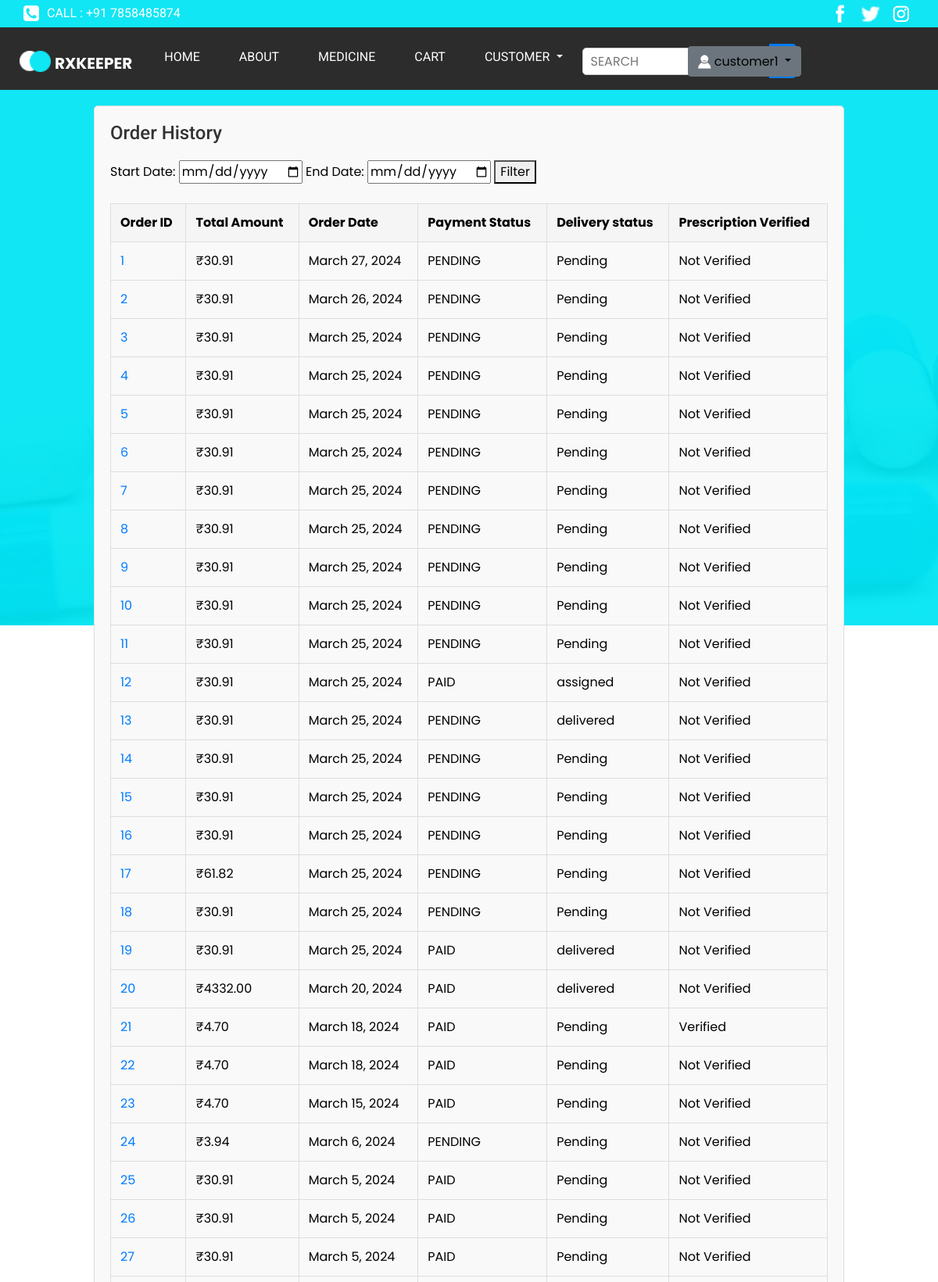
/main_project/order_history/ (signed in, upper part), run on the app's committed database.
### logi/models.py (models this page shows)
class User(AbstractUser):
   is_customer= models.BooleanField(default=False)
   is_employee= models.BooleanField(default=False)
   is_delivery_person = models.BooleanField(default=False)
   name=models.CharField(max_length=50)

### main_project/models.py (models this page shows, shortened)
class Order(models.Model):
    user = models.ForeignKey(User, on_delete=models.CASCADE)  # Use the custom user model
    medicines = models.ManyToManyField('logi.Medicine', through='OrderItem')
    total_amount = models.DecimalField(max_digits=10, decimal_places=2)
    razorpay_order_id = models.CharField(max_length=255)
    payment_status = models.CharField(max_length=50, default='PENDING')  # 'PENDING', 'PAID', 'FAILED', etc.
    order_date=models.DateField(auto_now_add=True)
    delivery_date=models.DateField(null=True)
    prescription = models.ForeignKey('logi.Prescription', on_delete=models.SET_NULL, null=True, blank=True)
    assigned_delivery_person = models.ForeignKey('logi.DeliveryPerson', on_delete=models.SET_NULL, null=True, blank=True)
    is_delivery_person = models.BooleanField(default=False)

class Delivery(models.Model):
    order_id = models.CharField(max_length=100)
    status = models.CharField(max_length=50)
    delivery_person = models.ForeignKey('logi.DeliveryPerson', on_delete=models.CASCADE)

### main_project/views.py (the view)
# urls.py: path('order_history/', views.customer_order_history, name='customer_order_history'),
@login_required
def customer_order_history(request):
    start_date_param = request.GET.get('start_date')
    end_date_param = request.GET.get('end_date')
    if start_date_param and end_date_param:
        try:
            start_date = datetime.strptime(start_date_param, '%Y-%m-%d')
            end_date = datetime.strptime(end_date_param, '%Y-%m-%d') + timedelta(days=1)
        except ValueError:
            return HttpResponseBadRequest("Invalid date format. Please use 'YYYY-MM-DD'.")
        orders = Order.objects.filter(
            user=request.user,
            order_date__range=(start_date, end_date)
        ).order_by('-id')
    else:
        orders = Order.objects.filter(
            user=request.user
        ).order_by('-id')
    for order in orders:
        deliveries = Delivery.objects.filter(order_id=order.id)
        order.deliveries = deliveries  # Assign deliveries to the order object
    return render(request, 'customer_order_history.html', {
        'orders': orders,
        'start_date_param': start_date_param,
        'end_date_param': end_date_param,
    })

### template/customer_order_history.html (shortened to what this page needs)
{% extends 'base.html' %}
{% block content %}
<div class="container-7">
  <h2 class="order-history-heading">Order History</h2>
<form method="get" class="date-range-filter">
  <label for="start_date">Start Date:</label>
  <input type="date" name="start_date" id="start_date">
  <label for="end_date">End Date:</label>
  <input type="date" name="end_date" id="end_date">
  <button type="submit">Filter</button>
</form>
  <table>
    <thead>
      <tr>
        <th>Order ID</th>
        <th>Total Amount</th>
        <th>Order Date</th>
        <th>Payment Status</th>
        <th>Delivery status</th>
        <th>Prescription Verified</th>
      </tr>
    </thead>
    <tbody>
      {% for order in orders %}
      <tr>
        <td><a href="{% url 'track_order' order_id=order.id %}">{{ forloop.counter }}</a></td>
        <td>₹{{ order.total_amount }}</td>
        <td>{{ order.order_date }}</td>
        <td>{{ order.payment_status }}</td>
        <td>
          {% if order.deliveries %}
            {% for delivery in order.deliveries %}
              {{ delivery.status }}
            {% endfor %}
          {% else %}
            Pending
          {% endif %}
        </td>
        <td>
            {% if order.prescription.is_verified %}
              Verified
            {% else %}
              Not Verified
            {% endif %}
        </td>
      </tr>
      {% endfor %}
    </tbody>
  </table>
</div>
{% endblock %}

### template/base.html (shortened to what this page needs)
{% load static %}
<!DOCTYPE html>
<html>
<head>
  <link rel="stylesheet" href="https://code.jquery.com/ui/1.12.1/themes/base/jquery-ui.css">
  <link rel="stylesheet" href="https://cdn.jsdelivr.net/npm/bootstrap@4.6.2/dist/css/bootstrap.min.css"
>
  <link rel="stylesheet" href="{% static 'login/fonts/icomoon/style.css' %}">
  <link rel="stylesheet" href="{% static 'login/css/owl.carousel.min.css' %}">
  <link rel="stylesheet" href="{% static 'login/css/bootstrap.min.css' %}">
  <link rel="stylesheet" href="{% static 'login/css/style.css' %}">
  <link rel="stylesheet" type="text/css"
    href="https://cdnjs.cloudflare.com/ajax/libs/OwlCarousel2/2.1.3/assets/owl.carousel.min.css">
  <link rel="stylesheet" href="https://cdnjs.cloudflare.com/ajax/libs/font-awesome/4.7.0/css/font-awesome.min.css">
  <link rel="stylesheet" type="text/css" href="{% static 'css/bootstrap.css' %}">
  <link href="{% static 'css/style.css' %}" rel="stylesheet">
  <link href="{% static 'css/responsive.css' %}" rel="stylesheet">
</head>
<body>
  <div class="hero_area">
    <header class="header_section">
      <div class="container">
        <div class="top_contact-container">
          <div class="tel_container">
            <a href="">
              <img src="{% static '../static/images/telephone-symbol-button.png' %}" alt=""> Call : +91 7858485874
            </a>
          </div>
          <div class="social-container">
            <a href="">
              <img src="{% static '../static/images/fb.png' %}" alt="" class="s-1">
            </a>
            <a href="">
              <img src="{% static '../static/images/twitter.png' %}" alt="" class="s-2">
            </a>
            <a href="">
              <img src="{% static '../static/images/instagram.png' %}" alt="" class="s-3">
            </a>
          </div>
        </div>
      </div>
      <div class="container-fluid">
        <nav class="navbar navbar-expand-lg custom_nav-container pt-3">
          <a class="navbar-brand" href="index.html">
            <img src="{% static '../static/images/logo.png' %}" alt="">
            <span>
              Rxkeeper
            </span>
          </a>
          <div class="collapse navbar-collapse" id="navbarSupportedContent">
            <div class="d-flex  flex-column flex-lg-row align-items-center w-100 justify-content-between">
              <ul class="navbar-nav  ">
                <li class="nav-item active">
                  <a class="nav-link" href="{% url 'index' %}">Home <span class="sr-only">(current)</span></a>
                </li>
                <li class="nav-item">
                  <a class="nav-link" href="{% url 'about' %}"> About </a>
                </li>
                <li class="nav-item">
                  <a class="nav-link" href="{% url 'medicine_list' %}"> Medicine </a>
                </li>
                {% if user.is_authenticated %}
                {% if user.is_customer %}
                <li class="nav-item">
                  <a class="nav-link" href="{% url 'view_cart' %}" id="cart">Cart</a>
                </li>
                <li class="nav-item dropdown">
                  <a class="nav-link dropdown-toggle" href="#" id="customerDropdown" role="button"
                    data-toggle="dropdown" aria-haspopup="true" aria-expanded="false">
                    Customer
                  </a>
                </li>
                {% endif %}
                {% endif %}
              </ul>
              <div class="search-container">
                <form class="form-inline" id="search-form">
                  <input type="search" placeholder="Search" style="border-radius: 5px;" id="search-query">
                  <button id="voice-search-btn" class="btn my-2 my-sm-0 " type="button">
                  </button>
                </form>
              </div>
              {% if user.is_authenticated %}
              {% if user.is_customer %}
              <div class="dropdown" style="position: relative; right: 150px; color: black;" id="login-dropdown-button">
                <button class="btn btn-secondary dropdown-toggle" type="button" id="dropdownMenuButton"
                  data-toggle="dropdown" aria-haspopup="true" aria-expanded="false" style="color: black;">
                  <img src="{% static '../static/images/user.png' %}" alt="" style="vertical-align: middle;"> <span
                    style="display: inline-block; vertical-align: middle;">{% if user.userprofile.name %}
                    {{ user.name }}
                    {% else %}
                    {{ user.username }}
                    {% endif %}
                  </span>
                </button>
              </div>
              {% endif %}
              {% endif %}
            </div>
          </div>
        </nav>
      </div>
    </header>
    {% block content %}
    {% endblock %}
</body>
</html>

### static/login/css/style.css (style rules this page uses)
body { font-family: "Roboto", sans-serif; background-color: #f8fafb; }
h1, h2, h3, h4, h5, h6, .h1, .h2, .h3, .h4, .h5, .h6 { font-family: "Roboto", sans-serif; }
a { transition: .3s all ease; text-decoration: none; }
h2 { font-size: 20px; }

### static/css/style.css (style rules this page uses)
body { font-family: "Poppins", sans-serif; color: #000000; background-color: #ffffff; }
.hero_area { height: 100vh ; background-image: url(../images/hero-bg.jpg); }
.header_section .top_contact-container { display: -webkit-box; display: -ms-flexbox; display: flex; -webkit-box-pack: justify; -ms-flex-pack: justify; justify-content: space-between; padding: 5px 0; font-family: 'Roboto', sans-serif; }
.header_section .top_contact-container .tel_container a { color: #ffffff; text-transform: uppercase; display: -webkit-box; display: -ms-flexbox; display: flex; -webkit-box-align: center; -ms-flex-align: center; align-items: center; }
.header_section .top_contact-container .tel_container a img { width: 20px; margin-right: 10px; }
.header_section .top_contact-container .social-container img { margin: 0 5px; }
.header_section .top_contact-container .social-container img.s-1 { width: 25px; }
.header_section .top_contact-container .social-container img.s-2 { width: 25px; }
.header_section .top_contact-container .social-container img.s-3 { width: 25px; }
.header_section .container-fluid { background-color: #2c2c2c; }
.header_section .container-fluid { padding-right: 25px; padding-left: 25px; }
.custom_nav-container.navbar-expand-lg .navbar-nav .nav-link { padding: 10px 25px; color: #ffffff; text-align: center; text-transform: uppercase; font-family: 'Roboto', sans-serif; }
a, a:hover, a:focus { text-decoration: none; }
.btn, .btn:focus { outline: none !important; -webkit-box-shadow: none; box-shadow: none; }
.navbar-brand, .navbar-brand:hover { text-transform: uppercase; font-weight: bold; font-size: 24px; color: #fafcfd; }
.navbar-brand { display: -webkit-box; display: -ms-flexbox; display: flex; -webkit-box-align: center; -ms-flex-align: center; align-items: center; }
.navbar-brand img { width: 40px; margin-right: 5px; }
.navbar-brand span { font-size: 20px; font-weight: 700; color: #ffffff; margin-top: 5px; }
.custom_nav-container { z-index: 99999; padding: 10px 0; }
.custom_nav-container .form-inline { -webkit-box-flex: 1; -ms-flex-positive: 1; flex-grow: 1; -ms-flex-wrap: nowrap; flex-wrap: nowrap; }
.custom_nav-container .form-inline input { width: 84%; border: none; outline: none; padding: 4px; padding-left: 15px; text-transform: uppercase; height: 35px; background-color: #ffffff; }
.custom_nav-container .form-inline button { background-color: #ffffff; }

### static/css/responsive.css (style rules this page uses)
@media (min-width: 1200px) { .container { max-width: 1170px; } }

### template/base.html (style rules this page uses)
#search-form { display: flex; align-items: center; }
#search-query { padding: 10px; border: 1px solid #ccc; border-radius: 5px 0 0 5px; outline: none; }
#voice-search-btn { background-color: #007bff; color: #fff; border: none; border-radius: 0 5px 5px 0; padding: 10px 10px; cursor: pointer; }
.search-container { display: flex; flex-direction: column; position: relative; }

### template/customer_order_history.html (style rules this page uses)
.container-7 { margin-top: 20px; margin-bottom: 10px; margin-left: 10%; max-width: 80%; background-color: #f9f9f9; padding: 20px; border: 1px solid #ddd; border-radius: 5px; }
.order-history-heading { color: #333; font-size: 24px; margin-bottom: 20px; }
table { width: 100%; border-collapse: collapse; margin-top: 20px; }
th, td { border: 1px solid #ddd; padding: 12px; text-align: left; }
th { background-color: #f5f5f5; }
ul { list-style-type: none; padding: 0; }
li { margin-bottom: 10px; }

### data on the page
User: username "customer1"
Order: total_amount "30.91", order_date "March 27, 2024", payment_status "PENDING", shows "Pending", shows "Not Verified"
Order: total_amount "30.91", order_date "March 26, 2024", payment_status "PENDING", shows "Pending", shows "Not Verified"
Order: total_amount "30.91", order_date "March 25, 2024", payment_status "PENDING", shows "Pending", shows "Not Verified"
Order: total_amount "30.91", order_date "March 25, 2024", payment_status "PENDING", shows "Pending", shows "Not Verified"
Order: total_amount "30.91", order_date "March 25, 2024", payment_status "PENDING", shows "Pending", shows "Not Verified"
Order: total_amount "30.91", order_date "March 25, 2024", payment_status "PENDING", shows "Pending", shows "Not Verified"
Order: total_amount "30.91", order_date "March 25, 2024", payment_status "PENDING", shows "Pending", shows "Not Verified"
Order: total_amount "30.91", order_date "March 25, 2024", payment_status "PENDING", shows "Pending", shows "Not Verified"
Order: total_amount "30.91", order_date "March 25, 2024", payment_status "PENDING", shows "Pending", shows "Not Verified"
Order: total_amount "30.91", order_date "March 25, 2024", payment_status "PENDING", shows "Pending", shows "Not Verified"
Order: total_amount "30.91", order_date "March 25, 2024", payment_status "PENDING", shows "Pending", shows "Not Verified"
Order: total_amount "30.91", order_date "March 25, 2024", payment_status "PAID", shows "Not Verified"
Delivery: status "assigned"
Order: total_amount "30.91", order_date "March 25, 2024", payment_status "PENDING", shows "Not Verified"
Delivery: status "delivered"
Order: total_amount "30.91", order_date "March 25, 2024", payment_status "PENDING", shows "Pending", shows "Not Verified"
Order: total_amount "30.91", order_date "March 25, 2024", payment_status "PENDING", shows "Pending", shows "Not Verified"
Order: total_amount "30.91", order_date "March 25, 2024", payment_status "PENDING", shows "Pending", shows "Not Verified"
Order: total_amount "61.82", order_date "March 25, 2024", payment_status "PENDING", shows "Pending", shows "Not Verified"
Order: total_amount "30.91", order_date "March 25, 2024", payment_status "PENDING", shows "Pending", shows "Not Verified"
Order: total_amount "30.91", order_date "March 25, 2024", payment_status "PAID", shows "Not Verified"
Delivery: status "delivered"
Order: total_amount "4332.00", order_date "March 20, 2024", payment_status "PAID", shows "Not Verified"
Delivery: status "delivered"
Order: total_amount "4.70", order_date "March 18, 2024", payment_status "PAID", shows "Pending", shows "Verified"
Order: total_amount "4.70", order_date "March 18, 2024", payment_status "PAID", shows "Pending", shows "Not Verified"
Order: total_amount "4.70", order_date "March 15, 2024", payment_status "PAID", shows "Pending", shows "Not Verified"
Order: total_amount "3.94", order_date "March 6, 2024", payment_status "PENDING", shows "Pending", shows "Not Verified"
Order: total_amount "30.91", order_date "March 5, 2024", payment_status "PAID", shows "Pending", shows "Not Verified"
Order: total_amount "30.91", order_date "March 5, 2024", payment_status "PAID", shows "Pending", shows "Not Verified"
Order: total_amount "30.91", order_date "March 5, 2024", payment_status "PAID", shows "Pending", shows "Not Verified"
